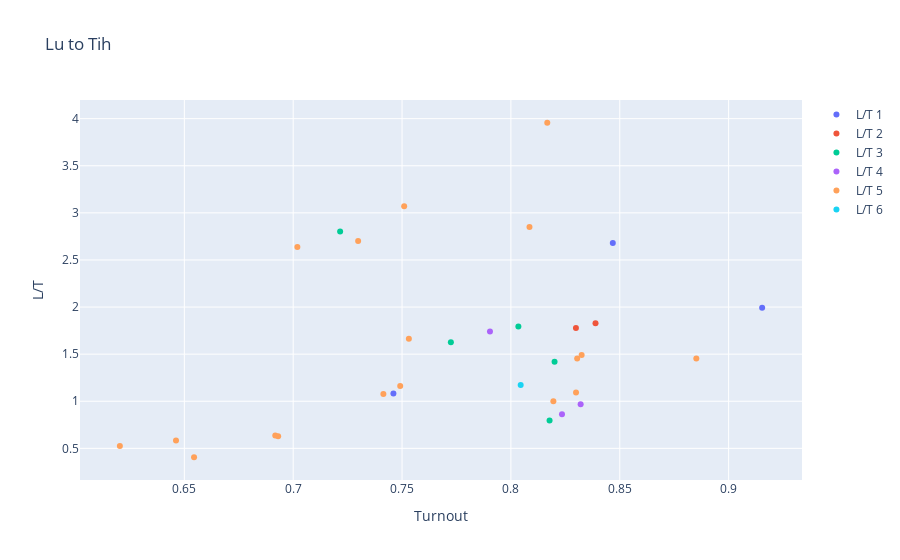

Notebook source saved alongside this figure:
### Code cell
lu_to_tih('village')

### Figure 1 — Plotly figure (JSON) as saved in the notebook; plotly's stock layout.template omitted (floating-point values rounded to 4 significant figures)
{"data": [{"mode": "markers", "name": "L/T 1", "text": ["01-056-0021 (1431) 3", "01-056-0024 (1434) 2", "01-057-0025 (1494) 2"], "type": "scatter", "x": [0.746, 0.9154, 0.8468], "y": [1.081, 1.992, 2.679]}, {"mode": "markers", "name": "L/T 2", "text": ["02-072-0011 (2163) 4", "02-077-0016 (2358) 0"], "type": "scatter", "x": [0.8389, 0.8299], "y": [1.828, 1.778]}, {"mode": "markers", "name": "L/T 3", "text": ["03-091-0046 (2992) 3", "03-091-0047 (2993) 2", "03-091-0048 (2994) 0", "03-101-0029 (3386) 0", "03-101-0037 (3394) 1"], "type": "scatter", "x": [0.8201, 0.8034, 0.7724, 0.7216, 0.8177], "y": [1.42, 1.794, 1.627, 2.802, 0.7945]}, {"mode": "markers", "name": "L/T 4", "text": ["04-112-0055 (3880) 1", "04-112-0064 (3889) 1", "04-119-0024 (4107) 0"], "type": "scatter", "x": [0.832, 0.8235, 0.7904], "y": [0.9693, 0.861, 1.74]}, {"mode": "markers", "name": "L/T 5", "text": ["05-029-0018 (4392) 2", "05-029-0034 (4408) 5", "05-034-0019 (4527) 3", "05-036-0044 (4724) 2", "05-039-0010 (4825) 3", "05-039-0011 (4826) 2", "05-041-0012 (4948) 2", "05-041-0026 (4962) 4", "05-041-0030 (4966) 3", "05-044-0010 (5069) 2", "05-044-0025 (5084) 1", "05-141-0058 (4630) 5", "05-141-0061 (4633) 2", "05-141-0070 (4642) 3", "05-141-0080 (4652) 4", "05-141-0081 (4653) 7", "05-141-0103 (4675) 1", "05-141-0108 (4680) 3"], "type": "scatter", "x": [0.7298, 0.8085, 0.8195, 0.7019, 0.7531, 0.6204, 0.8852, 0.8167, 0.6931, 0.8304, 0.8325, 0.8299, 0.7492, 0.6545, 0.6462, 0.6918, 0.7414, 0.751], "y": [2.701, 2.85, 1, 2.638, 1.662, 0.5256, 1.453, 3.957, 0.6284, 1.455, 1.491, 1.093, 1.162, 0.4055, 0.5833, 0.6353, 1.076, 3.071]}, {"mode": "markers", "name": "L/T 6", "text": ["06-146-0008 (5690) 0"], "type": "scatter", "x": [0.8045], "y": [1.171]}, {"mode": "markers", "name": "L/T 7", "text": [], "type": "scatter", "x": [], "y": []}, {"mode": "markers", "name": "L/T 8", "text": [], "type": "scatter", "x": [], "y": []}], "layout": {"title": {"text": "Lu to Tih"}, "xaxis": {"title": {"text": "Turnout"}}, "yaxis": {"title": {"text": "L/T"}}}}
